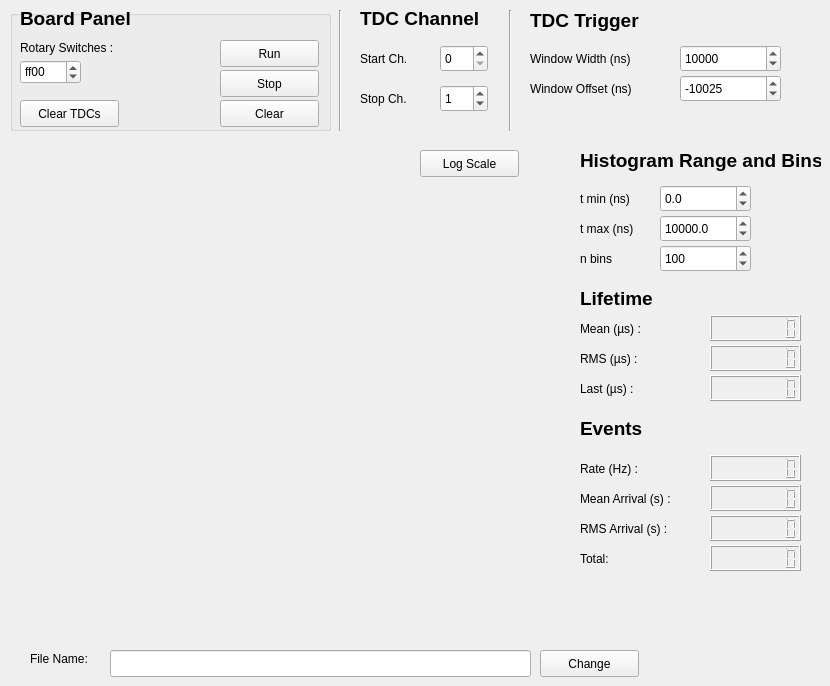
    <widget class="QWidget" name="tab_3">
     <attribute name="title">
      <string>TDC</string>
     </attribute>
     <widget class="QGroupBox" name="groupBox_3">
      <property name="geometry">
       <rect>
        <x>10</x>
        <y>10</y>
        <width>321</width>
        <height>121</height>
       </rect>
      </property>
      <property name="title">
       <string/>
      </property>
      <widget class="QLabel" name="label_board_rotary_switches_tdc">
       <property name="geometry">
        <rect>
         <x>10</x>
         <y>30</y>
         <width>121</width>
         <height>16</height>
        </rect>
       </property>
       <property name="text">
        <string>Rotary Switches :</string>
       </property>
      </widget>
      <widget class="QSpinBox" name="spinBox_rotary_switches_tdc">
       <property name="geometry">
        <rect>
         <x>10</x>
         <y>50</y>
         <width>61</width>
         <height>24</height>
        </rect>
       </property>
       <property name="inputMethodHints">
        <set>Qt::ImhDigitsOnly</set>
       </property>
       <property name="prefix">
        <string/>
       </property>
       <property name="maximum">
        <number>65535</number>
       </property>
       <property name="value">
        <number>65280</number>
       </property>
       <property name="displayIntegerBase">
        <number>16</number>
       </property>
      </widget>
      <widget class="QPushButton" name="pushButton_clear_tdc">
       <property name="geometry">
        <rect>
         <x>10</x>
         <y>90</y>
         <width>99</width>
         <height>27</height>
        </rect>
       </property>
       <property name="text">
        <string>Clear TDCs</string>
       </property>
      </widget>
      <widget class="QLabel" name="board_pannel_label">
       <property name="geometry">
        <rect>
         <x>10</x>
         <y>0</y>
         <width>121</width>
         <height>17</height>
        </rect>
       </property>
       <property name="font">
        <font>
         <pointsize>14</pointsize>
         <weight>75</weight>
         <bold>true</bold>
        </font>
       </property>
       <property name="text">
        <string>Board Panel</string>
       </property>
      </widget>
      <widget class="QPushButton" name="pushButton_start_run">
       <property name="geometry">
        <rect>
         <x>210</x>
         <y>30</y>
         <width>99</width>
         <height>27</height>
        </rect>
       </property>
       <property name="text">
        <string>Run</string>
       </property>
      </widget>
      <widget class="QPushButton" name="pushButton_stop_run">
       <property name="geometry">
        <rect>
         <x>210</x>
         <y>60</y>
         <width>99</width>
         <height>27</height>
        </rect>
       </property>
       <property name="text">
        <string>Stop</string>
       </property>
      </widget>
      <widget class="QPushButton" name="pushButton_clear_bars">
       <property name="geometry">
        <rect>
         <x>210</x>
         <y>90</y>
         <width>99</width>
         <height>27</height>
        </rect>
       </property>
       <property name="text">
        <string>Clear</string>
       </property>
      </widget>
     </widget>
     <widget class="QCustomPlot" name="widget_qcp" native="true">
      <property name="geometry">
       <rect>
        <x>30</x>
        <y>140</y>
        <width>501</width>
        <height>501</height>
       </rect>
      </property>
      <widget class="QPushButton" name="log_pushButton">
       <property name="geometry">
        <rect>
         <x>390</x>
         <y>10</y>
         <width>99</width>
         <height>27</height>
        </rect>
       </property>
       <property name="text">
        <string>Log Scale</string>
       </property>
      </widget>
     </widget>
     <widget class="QWidget" name="widget_bar_config" native="true">
      <property name="geometry">
       <rect>
        <x>570</x>
        <y>150</y>
        <width>251</width>
        <height>131</height>
       </rect>
      </property>
      <widget class="QDoubleSpinBox" name="doubleSpinBox_tmin">
       <property name="geometry">
        <rect>
         <x>90</x>
         <y>35</y>
         <width>91</width>
         <height>27</height>
        </rect>
       </property>
       <property name="decimals">
        <number>1</number>
       </property>
       <property name="minimum">
        <double>-100000.000000000000000</double>
       </property>
       <property name="maximum">
        <double>100000.000000000000000</double>
       </property>
       <property name="singleStep">
        <double>0.200000000000000</double>
       </property>
       <property name="value">
        <double>0.000000000000000</double>
       </property>
      </widget>
      <widget class="QLabel" name="label_tmax">
       <property name="geometry">
        <rect>
         <x>10</x>
         <y>70</y>
         <width>67</width>
         <height>17</height>
        </rect>
       </property>
       <property name="text">
        <string>t max (ns)</string>
       </property>
      </widget>
      <widget class="QLabel" name="label_nbins">
       <property name="geometry">
        <rect>
         <x>10</x>
         <y>100</y>
         <width>67</width>
         <height>17</height>
        </rect>
       </property>
       <property name="text">
        <string>n bins</string>
       </property>
      </widget>
      <widget class="QSpinBox" name="spinBox_nbins">
       <property name="geometry">
        <rect>
         <x>90</x>
         <y>95</y>
         <width>91</width>
         <height>27</height>
        </rect>
       </property>
       <property name="minimum">
        <number>1</number>
       </property>
       <property name="maximum">
        <number>1000</number>
       </property>
       <property name="value">
        <number>100</number>
       </property>
      </widget>
      <widget class="QDoubleSpinBox" name="doubleSpinBox_tmax">
       <property name="geometry">
        <rect>
         <x>90</x>
         <y>65</y>
         <width>91</width>
         <height>27</height>
        </rect>
       </property>
       <property name="decimals">
        <number>1</number>
       </property>
       <property name="maximum">
        <double>150000.000000000000000</double>
       </property>
       <property name="singleStep">
        <double>0.200000000000000</double>
       </property>
       <property name="value">
        <double>10000.000000000000000</double>
       </property>
      </widget>
      <widget class="QLabel" name="label_tmin">
       <property name="geometry">
        <rect>
         <x>10</x>
         <y>40</y>
         <width>67</width>
         <height>17</height>
        </rect>
       </property>
       <property name="text">
        <string>t min (ns)</string>
       </property>
      </widget>
      <widget class="QLabel" name="histo_param_label">
       <property name="geometry">
        <rect>
         <x>10</x>
         <y>0</y>
         <width>241</width>
         <height>21</height>
        </rect>
       </property>
       <property name="font">
        <font>
         <pointsize>14</pointsize>
         <weight>75</weight>
         <bold>true</bold>
        </font>
       </property>
       <property name="text">
        <string>Histogram Range and Bins</string>
       </property>
      </widget>
     </widget>
     <widget class="QWidget" name="tdc_channel_widget" native="true">
      <property name="geometry">
       <rect>
        <x>350</x>
        <y>10</y>
        <width>151</width>
        <height>121</height>
       </rect>
      </property>
      <widget class="QLabel" name="label_5">
       <property name="geometry">
        <rect>
         <x>10</x>
         <y>80</y>
         <width>67</width>
         <height>17</height>
        </rect>
       </property>
       <property name="text">
        <string>Stop Ch.</string>
       </property>
      </widget>
      <widget class="QLabel" name="label_4">
       <property name="geometry">
        <rect>
         <x>10</x>
         <y>40</y>
         <width>67</width>
         <height>17</height>
        </rect>
       </property>
       <property name="text">
        <string>Start Ch.</string>
       </property>
      </widget>
      <widget class="QSpinBox" name="tdc_start_spinBox">
       <property name="geometry">
        <rect>
         <x>90</x>
         <y>35</y>
         <width>48</width>
         <height>27</height>
        </rect>
       </property>
      </widget>
      <widget class="QSpinBox" name="tdc_stop_spinBox">
       <property name="geometry">
        <rect>
         <x>90</x>
         <y>75</y>
         <width>48</width>
         <height>27</height>
        </rect>
       </property>
       <property name="value">
        <number>1</number>
       </property>
      </widget>
      <widget class="QLabel" name="tdc_channel_label">
       <property name="geometry">
        <rect>
         <x>10</x>
         <y>0</y>
         <width>131</width>
         <height>17</height>
        </rect>
       </property>
       <property name="font">
        <font>
         <pointsize>14</pointsize>
         <weight>75</weight>
         <bold>true</bold>
        </font>
       </property>
       <property name="text">
        <string>TDC Channel</string>
       </property>
      </widget>
     </widget>
     <widget class="Line" name="line_5">
      <property name="geometry">
       <rect>
        <x>330</x>
        <y>10</y>
        <width>20</width>
        <height>121</height>
       </rect>
      </property>
      <property name="orientation">
       <enum>Qt::Vertical</enum>
      </property>
     </widget>
     <widget class="Line" name="line_6">
      <property name="geometry">
       <rect>
        <x>500</x>
        <y>10</y>
        <width>20</width>
        <height>121</height>
       </rect>
      </property>
      <property name="orientation">
       <enum>Qt::Vertical</enum>
      </property>
     </widget>
     <widget class="QWidget" name="widget_2" native="true">
      <property name="geometry">
       <rect>
        <x>570</x>
        <y>420</y>
        <width>251</width>
        <height>161</height>
       </rect>
      </property>
      <widget class="QLabel" name="events_label">
       <property name="geometry">
        <rect>
         <x>10</x>
         <y>0</y>
         <width>67</width>
         <height>17</height>
        </rect>
       </property>
       <property name="font">
        <font>
         <pointsize>14</pointsize>
         <weight>75</weight>
         <bold>true</bold>
        </font>
       </property>
       <property name="text">
        <string>Events</string>
       </property>
      </widget>
      <widget class="QLabel" name="rate_label">
       <property name="geometry">
        <rect>
         <x>10</x>
         <y>40</y>
         <width>101</width>
         <height>17</height>
        </rect>
       </property>
       <property name="text">
        <string>Rate (Hz) :</string>
       </property>
      </widget>
      <widget class="QLabel" name="mean_arrival_label">
       <property name="geometry">
        <rect>
         <x>10</x>
         <y>70</y>
         <width>121</width>
         <height>17</height>
        </rect>
       </property>
       <property name="text">
        <string>Mean Arrival (s) :</string>
       </property>
      </widget>
      <widget class="QLabel" name="rms_arrival_label">
       <property name="geometry">
        <rect>
         <x>10</x>
         <y>100</y>
         <width>121</width>
         <height>17</height>
        </rect>
       </property>
       <property name="text">
        <string>RMS Arrival (s) :</string>
       </property>
      </widget>
      <widget class="QLabel" name="total_label">
       <property name="geometry">
        <rect>
         <x>10</x>
         <y>130</y>
         <width>101</width>
         <height>17</height>
        </rect>
       </property>
       <property name="text">
        <string>Total:</string>
       </property>
      </widget>
      <widget class="QLCDNumber" name="rate_lcdNumber">
       <property name="geometry">
        <rect>
         <x>140</x>
         <y>35</y>
         <width>91</width>
         <height>26</height>
        </rect>
       </property>
       <property name="smallDecimalPoint">
        <bool>false</bool>
       </property>
       <property name="digitCount">
        <number>8</number>
       </property>
      </widget>
      <widget class="QLCDNumber" name="mean_arrival_lcdNumber">
       <property name="geometry">
        <rect>
         <x>140</x>
         <y>65</y>
         <width>91</width>
         <height>26</height>
        </rect>
       </property>
       <property name="smallDecimalPoint">
        <bool>false</bool>
       </property>
       <property name="digitCount">
        <number>8</number>
       </property>
      </widget>
      <widget class="QLCDNumber" name="rms_arrival_lcdNumber">
       <property name="geometry">
        <rect>
         <x>140</x>
         <y>95</y>
         <width>91</width>
         <height>26</height>
        </rect>
       </property>
       <property name="smallDecimalPoint">
        <bool>false</bool>
       </property>
       <property name="digitCount">
        <number>8</number>
       </property>
      </widget>
      <widget class="QLCDNumber" name="total_lcdNumber">
       <property name="geometry">
        <rect>
         <x>140</x>
         <y>125</y>
         <width>91</width>
         <height>26</height>
        </rect>
       </property>
       <property name="smallDecimalPoint">
        <bool>false</bool>
       </property>
       <property name="digitCount">
        <number>8</number>
       </property>
      </widget>
     </widget>
     <widget class="QWidget" name="widget_3" native="true">
      <property name="geometry">
       <rect>
        <x>570</x>
        <y>290</y>
        <width>251</width>
        <height>121</height>
       </rect>
      </property>
      <widget class="QLabel" name="lifetime_label">
       <property name="geometry">
        <rect>
         <x>10</x>
         <y>0</y>
         <width>81</width>
         <height>17</height>
        </rect>
       </property>
       <property name="font">
        <font>
         <pointsize>14</pointsize>
         <weight>75</weight>
         <bold>true</bold>
        </font>
       </property>
       <property name="text">
        <string>Lifetime</string>
       </property>
      </widget>
      <widget class="QLabel" name="mean_lifetime_label">
       <property name="geometry">
        <rect>
         <x>10</x>
         <y>30</y>
         <width>91</width>
         <height>17</height>
        </rect>
       </property>
       <property name="text">
        <string>Mean (µs) :</string>
       </property>
      </widget>
      <widget class="QLabel" name="rms_lifetime_label">
       <property name="geometry">
        <rect>
         <x>10</x>
         <y>60</y>
         <width>81</width>
         <height>17</height>
        </rect>
       </property>
       <property name="text">
        <string>RMS (µs) : </string>
       </property>
      </widget>
      <widget class="QLabel" name="last_label">
       <property name="geometry">
        <rect>
         <x>10</x>
         <y>90</y>
         <width>81</width>
         <height>17</height>
        </rect>
       </property>
       <property name="text">
        <string>Last (µs) :</string>
       </property>
      </widget>
      <widget class="QLCDNumber" name="mean_lifetime_lcdNumber">
       <property name="geometry">
        <rect>
         <x>140</x>
         <y>25</y>
         <width>91</width>
         <height>26</height>
        </rect>
       </property>
       <property name="smallDecimalPoint">
        <bool>false</bool>
       </property>
       <property name="digitCount">
        <number>8</number>
       </property>
      </widget>
      <widget class="QLCDNumber" name="rms_lifetime_lcdNumber">
       <property name="geometry">
        <rect>
         <x>140</x>
         <y>55</y>
         <width>91</width>
         <height>26</height>
        </rect>
       </property>
       <property name="smallDecimalPoint">
        <bool>false</bool>
       </property>
       <property name="digitCount">
        <number>8</number>
       </property>
      </widget>
      <widget class="QLCDNumber" name="last_lifetime_lcdNumber">
       <property name="geometry">
        <rect>
         <x>140</x>
         <y>85</y>
         <width>91</width>
         <height>26</height>
        </rect>
       </property>
       <property name="smallDecimalPoint">
        <bool>false</bool>
       </property>
       <property name="digitCount">
        <number>8</number>
       </property>
      </widget>
     </widget>
     <widget class="QWidget" name="tdc_trigger_widget" native="true">
      <property name="geometry">
       <rect>
        <x>520</x>
        <y>10</y>
        <width>271</width>
        <height>121</height>
       </rect>
      </property>
      <widget class="QLabel" name="tdc_trigger_label">
       <property name="geometry">
        <rect>
         <x>10</x>
         <y>0</y>
         <width>121</width>
         <height>21</height>
        </rect>
       </property>
       <property name="font">
        <font>
         <pointsize>14</pointsize>
         <weight>75</weight>
         <bold>true</bold>
        </font>
       </property>
       <property name="text">
        <string>TDC Trigger</string>
       </property>
      </widget>
      <widget class="QLabel" name="window_width_label">
       <property name="geometry">
        <rect>
         <x>10</x>
         <y>40</y>
         <width>141</width>
         <height>17</height>
        </rect>
       </property>
       <property name="text">
        <string>Window Width (ns)</string>
       </property>
      </widget>
      <widget class="QLabel" name="window_offset_label">
       <property name="geometry">
        <rect>
         <x>10</x>
         <y>70</y>
         <width>141</width>
         <height>17</height>
        </rect>
       </property>
       <property name="text">
        <string>Window Offset (ns)</string>
       </property>
      </widget>
      <widget class="QSpinBox" name="window_width_spinBox">
       <property name="geometry">
        <rect>
         <x>160</x>
         <y>35</y>
         <width>101</width>
         <height>27</height>
        </rect>
       </property>
       <property name="layoutDirection">
        <enum>Qt::LeftToRight</enum>
       </property>
       <property name="autoFillBackground">
        <bool>false</bool>
       </property>
       <property name="prefix">
        <string/>
       </property>
       <property name="minimum">
        <number>25</number>
       </property>
       <property name="maximum">
        <number>100000</number>
       </property>
       <property name="singleStep">
        <number>25</number>
       </property>
       <property name="value">
        <number>10000</number>
       </property>
      </widget>
      <widget class="QSpinBox" name="window_offset_spinBox">
       <property name="geometry">
        <rect>
         <x>160</x>
         <y>65</y>
         <width>101</width>
         <height>27</height>
        </rect>
       </property>
       <property name="minimum">
        <number>-50000</number>
       </property>
       <property name="maximum">
        <number>900</number>
       </property>
       <property name="singleStep">
        <number>25</number>
       </property>
       <property name="value">
        <number>-10025</number>
       </property>
      </widget>
     </widget>
     <widget class="QLabel" name="label_2">
      <property name="geometry">
       <rect>
        <x>30</x>
        <y>650</y>
        <width>91</width>
        <height>17</height>
       </rect>
      </property>
      <property name="text">
       <string>File Name:</string>
      </property>
     </widget>
     <widget class="QLineEdit" name="file_name_lineEdit">
      <property name="geometry">
       <rect>
        <x>110</x>
        <y>650</y>
        <width>421</width>
        <height>27</height>
       </rect>
      </property>
     </widget>
     <widget class="QPushButton" name="file_name_pushButton">
      <property name="geometry">
       <rect>
        <x>540</x>
        <y>650</y>
        <width>99</width>
        <height>27</height>
       </rect>
      </property>
      <property name="text">
       <string>Change</string>
      </property>
     </widget>
    </widget>
